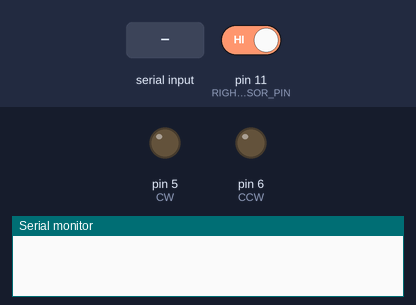
Bench run of a sketch on a simulated Arduino Uno, built with avr-gcc and run on an emulated ATmega328P. Parts: output pins drawn as LEDs (lit = HIGH), the last lines printed to the serial monitor. Dashed ring = blinking. Inputs (shaded band) come from the test bench; at power-on: pin 11 (RIGHT_SENSOR_PIN) HIGH.

Above: at 1.2 s.
1.3 s: "CW\n" received over Serial
At 1.46 s:
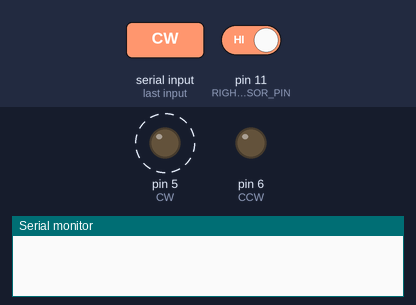
4.3 s: "CCW\n" received over Serial
At 4.46 s:
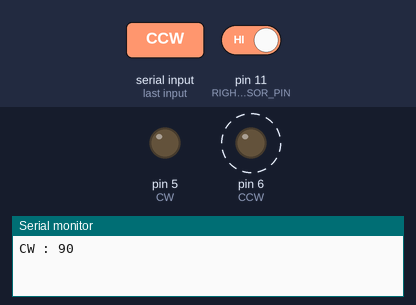
7.3 s: "RESET\n" received over Serial
At 7.79 s:
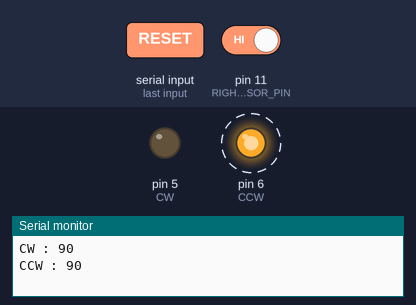
10.3 s: pin 11 (RIGHT_SENSOR_PIN) driven LOW
At 11.9 s:
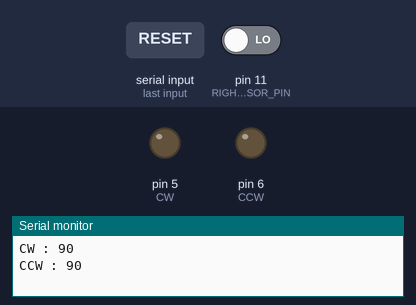
13.0 s: pin 11 (RIGHT_SENSOR_PIN) driven HIGH
At 13.5 s:
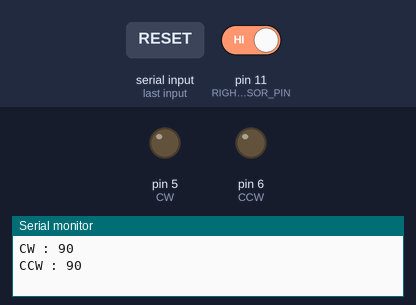
Timing chart, 0 to 15.5 s (numbered marks = the images above; inputs shaded):
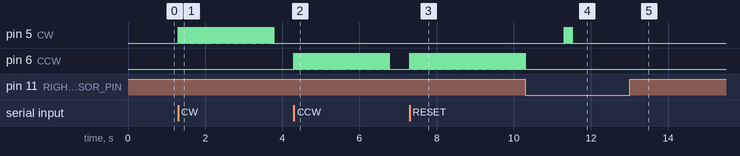

The sketch:

enumCommandType_Switch.ino
```cpp
#define CW 5
#define CCW 6
#define RIGHT_SENSOR_PIN 11   // Right photomicrosensor pin
#define LEFT_SENSOR_PIN 10   // Left photomicrosensor pin

int stepDelay = 10000;
bool whenReset = true;
bool motorStopped = false;

enum CommandType {
  NONE,
  CW_ROTATE,
  CCW_ROTATE,
  STOP,
  RESET,
  MOVE,
  STATUS
};

CommandType currentCommand = NONE;

void rotate(int angleDegrees, bool isClockwise) {
  int steps = angleDegrees / 0.72;
  int motorPin = isClockwise ? CW : CCW;

  for (int i = 0; i < steps; i++) {
    digitalWrite(motorPin, HIGH);
    delayMicroseconds(stepDelay);
    digitalWrite(motorPin, LOW);
    delayMicroseconds(stepDelay);
  }
}

void rotateCCW(int angleDegrees) {
  rotate(angleDegrees, false);
}

void rotateCW(int angleDegrees) {
  rotate(angleDegrees, true);
}

void stopMotor() {
  digitalWrite(CW, LOW);
  digitalWrite(CCW, LOW);
}

void processCommand(String command) {
  command.trim();

  if (command == "CW") {
    currentCommand = CW_ROTATE;
  } else if (command == "CCW") {
    currentCommand = CCW_ROTATE;
  } else if (command == "STOP") {
    currentCommand = STOP;
  } else if (command == "RESET") {
    currentCommand = RESET;
  } else if (command == "MOVE") {
    currentCommand = MOVE;
  } else if (command == "STATUS") {
    Serial.println(motorStopped ? "Stopped" : "Moving");
  }
}

void setup() {
  pinMode(CW, OUTPUT);
  pinMode(CCW, OUTPUT);
  pinMode(RIGHT_SENSOR_PIN, INPUT_PULLUP);
  pinMode(LEFT_SENSOR_PIN, INPUT_PULLUP);
  Serial.begin(115200);
}

void loop() {
  if (Serial.available() > 0) {
    processCommand(Serial.readStringUntil('\n'));
  }

  switch (currentCommand) {
    case CW_ROTATE:
      rotateCW(90); // Rotate 90 degrees clockwise
      motorStopped = true;
      Serial.println("CW : 90");
      currentCommand = NONE;
      break;

    case CCW_ROTATE:
      whenReset = false;
      rotateCCW(90); // Rotate 90 degrees counterclockwise
      motorStopped = true;
      Serial.println("CCW : 90");
      currentCommand = NONE;
      break;

    case STOP:
      stopMotor();
      Serial.println("STOPPED");
      currentCommand = NONE;
      break;

    case RESET:
      while (digitalRead(RIGHT_SENSOR_PIN) == HIGH) {
        rotateCCW(5); // Rotating CCW until right sensor is interrupted
      }
      delay(1000); // delay for stability

      while (digitalRead(RIGHT_SENSOR_PIN) == LOW) {
        rotateCW(8);
        delay(2000); // Delay for stability
        stopMotor();
        delay(1000); // Delay before checking again
      }
      currentCommand = NONE;
      break;

    case MOVE:
      while (digitalRead(LEFT_SENSOR_PIN) == HIGH) {
        rotateCW(5); // Rotating CW until left sensor is interrupted
      }
      delay(1000); // delay for stability

      while (digitalRead(LEFT_SENSOR_PIN) == LOW) {
        rotateCCW(8);
        delay(2000); // Delay for stability
        stopMotor();
        delay(1000); // Delay before checking again
      }
      currentCommand = NONE;
      break;
  }
}
```

Measured:
- after the input at 1.3 s, pin 5 (CW): alternates HIGH for 0.01 s and LOW for 0.01 s, 248 changes in all, then stays LOW, starting at once
- after the input at 4.3 s, pin 6 (CCW): alternates HIGH for 0.01 s and LOW for 0.01 s, 248 changes in all, then stays LOW, starting at once
- after the input at 7.3 s, pin 6 (CCW): alternates HIGH for 0.01 s and LOW for 0.01 s, starting at once
- after the input at 10.3 s, pin 5 (CW): alternates HIGH for 0.01 s and LOW for 0.01 s, 22 changes in all, then stays LOW, starting after 1.0 s; pin 6 (CCW): stops changing and stays LOW
- after the input at 13.0 s, pin 5 (CW): stops changing and stays LOW
